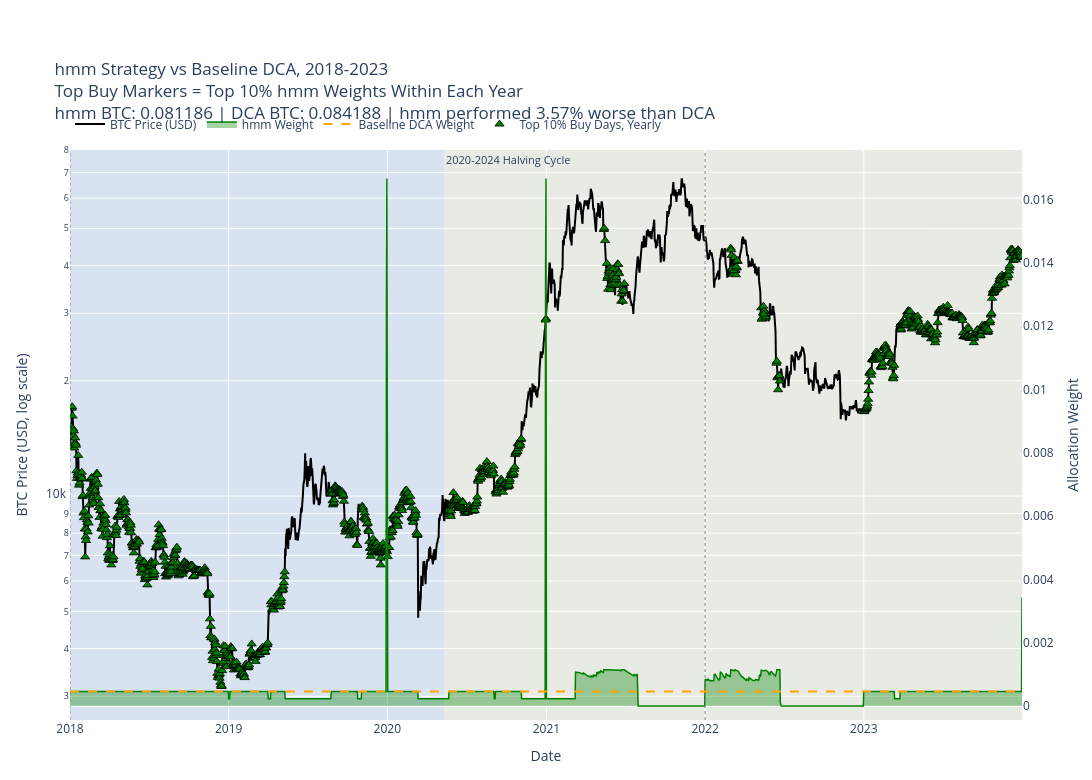

The cell this chart's notebook holds for it:
### Code cell
import plotly.graph_objects as go

fig = go.Figure()

# Add actual halving-period background shading.
for period in halving_periods:
    fig.add_vrect(
        x0=pd.to_datetime(period["start"]),
        x1=pd.to_datetime(period["end"]),
        fillcolor=period["color"],
        opacity=1.0,
        layer="below",
        line_width=0,
        annotation_text=period["label"],
        annotation_position="top left",
        annotation_font_size=11,
    )

# Add vertical dotted lines for calendar cycle starts.
for cycle in calendar_cycles:
    fig.add_vline(
        x=pd.to_datetime(cycle["start"]),
        line_width=1,
        line_dash="dot",
        line_color="gray"
    )

# BTC price line on left y-axis.
fig.add_trace(
    go.Scatter(
        x=plot_df["date"],
        y=plot_df["price_usd"],
        mode="lines",
        name="BTC Price (USD)",
        line=dict(color="black", width=2),
        yaxis="y1",
        customdata=plot_df[
            [
                "year",
                "cycle_label",
                "hmm_weight",
                "baseline_weight",
                "sats_per_dollar_hmm",
                "sats_per_dollar_baseline",
                "sats_accum_hmm",
                "sats_accum_baseline",
            ]
        ],
        hovertemplate=(
            "<b>Date</b>: %{x|%Y-%m-%d}<br>"
            "<b>Year</b>: %{customdata[0]}<br>"
            "<b>Cycle</b>: %{customdata[1]}<br>"
            "<b>BTC Price</b>: $%{y:,.2f}<br>"
            "<b>hmm Weight</b>: %{customdata[2]:.8f}<br>"
            "<b>DCA Weight</b>: %{customdata[3]:.8f}<br>"
            "<b>hmm sats/$</b>: %{customdata[4]:,.2f}<br>"
            "<b>DCA sats/$</b>: %{customdata[5]:,.2f}<br>"
            "<b>hmm sats accumulated</b>: %{customdata[6]:,.2f}<br>"
            "<b>DCA sats accumulated</b>: %{customdata[7]:,.2f}"
            "<extra></extra>"
        )
    )
)

# Momentum allocation weight on right y-axis.
fig.add_trace(
    go.Scatter(
        x=plot_df["date"],
        y=plot_df["hmm_weight"],
        mode="lines",
        name="hmm Weight",
        line=dict(color="green", width=1.5),
        fill="tozeroy",
        fillcolor="rgba(0, 128, 0, 0.35)",
        yaxis="y2",
        customdata=plot_df[
            [
                "year",
                "cycle_label",
                "price_usd",
                "sats_per_dollar_hmm",
                "sats_accum_hmm",
            ]
        ],
        hovertemplate=(
            "<b>Date</b>: %{x|%Y-%m-%d}<br>"
            "<b>Year</b>: %{customdata[0]}<br>"
            "<b>Cycle</b>: %{customdata[1]}<br>"
            "<b>hmm Weight</b>: %{y:.8f}<br>"
            "<b>BTC Price</b>: $%{customdata[2]:,.2f}<br>"
            "<b>hmm sats/$</b>: %{customdata[3]:,.2f}<br>"
            "<b>hmm sats accumulated</b>: %{customdata[4]:,.2f}"
            "<extra></extra>"
        )
    )
)

# Baseline DCA allocation weight on right y-axis.
fig.add_trace(
    go.Scatter(
        x=plot_df["date"],
        y=plot_df["baseline_weight"],
        mode="lines",
        name="Baseline DCA Weight",
        line=dict(color="orange", width=2, dash="dash"),
        yaxis="y2",
        customdata=plot_df[
            [
                "year",
                "cycle_label",
                "price_usd",
                "sats_per_dollar_baseline",
                "sats_accum_baseline",
            ]
        ],
        hovertemplate=(
            "<b>Date</b>: %{x|%Y-%m-%d}<br>"
            "<b>Year</b>: %{customdata[0]}<br>"
            "<b>Cycle</b>: %{customdata[1]}<br>"
            "<b>DCA Weight</b>: %{y:.8f}<br>"
            "<b>BTC Price</b>: $%{customdata[2]:,.2f}<br>"
            "<b>DCA sats/$</b>: %{customdata[3]:,.2f}<br>"
            "<b>DCA sats accumulated</b>: %{customdata[4]:,.2f}"
            "<extra></extra>"
        )
    )
)

# Top 10% buy points calculated yearly.
fig.add_trace(
    go.Scatter(
        x=top_buy_points["date"],
        y=top_buy_points["price_usd"],
        mode="markers",
        name="Top 10% Buy Days, Yearly",
        marker=dict(
            color="green",
            symbol="triangle-up",
            size=8,
            line=dict(color="black", width=0.8)
        ),
        yaxis="y1",
        customdata=top_buy_points[
            [
                "year",
                "cycle_label",
                "hmm_weight",
                "top_buy_threshold_year",
            ]
        ],
        hovertemplate=(
            "<b>Top 10% Buy Date</b>: %{x|%Y-%m-%d}<br>"
            "<b>Year</b>: %{customdata[0]}<br>"
            "<b>Cycle</b>: %{customdata[1]}<br>"
            "<b>BTC Price</b>: $%{y:,.2f}<br>"
            "<b>hmm Weight</b>: %{customdata[2]:.8f}<br>"
            "<b>Yearly Top 10% Threshold</b>: %{customdata[3]:.8f}"
            "<extra></extra>"
        )
    )
)

fig.update_layout(
    title=(
        "hmm Strategy vs Baseline DCA, 2018-2023<br>"
        "Top Buy Markers = Top 10% hmm Weights Within Each Year<br>"
        f"hmm BTC: {total_dynamic_btc:.6f} | "
        f"DCA BTC: {total_baseline_btc:.6f} | "
        f"hmm performed {abs(pct_diff_vs_baseline):.2f}% {performance_label} than DCA"
    ),
    width=1450,
    height=780,
    hovermode="x unified",
    xaxis=dict(
        title="Date",
        range=[
            pd.to_datetime("2018-01-01"),
            pd.to_datetime("2023-12-31")
        ],
    ),
    yaxis=dict(
        title="BTC Price (USD, log scale)",
        type="log",
        side="left",
    ),
    yaxis2=dict(
        title="Allocation Weight",
        overlaying="y",
        side="right",
        showgrid=False,
    ),
    legend=dict(
        orientation="h",
        yanchor="bottom",
        y=1.02,
        xanchor="left",
        x=0,
    ),
    margin=dict(l=70, r=70, t=150, b=60),
)

fig.show()

### Figure 1 — Plotly figure (JSON) as saved in the notebook; plotly's stock layout.template omitted (floating-point values rounded to 4 significant figures; data arrays with more than 128 entries replaced by an {"elided": "..."} marker saying what was removed)
{"data": [{"customdata": {"elided": "2190x8 mixed values"}, "hovertemplate": "<b>Date</b>: %{x|%Y-%m-%d}<br><b>Year</b>: %{customdata[0]}<br><b>Cycle</b>: %{customdata[1]}<br><b>BTC Price</b>: $%{y:,.2f}<br><b>hmm Weight</b>: %{customdata[2]:.8f}<br><b>DCA Weight</b>: %{customdata[3]:.8f}<br><b>hmm sats/$</b>: %{customdata[4]:,.2f}<br><b>DCA sats/$</b>: %{customdata[5]:,.2f}<br><b>hmm sats accumulated</b>: %{customdata[6]:,.2f}<br><b>DCA sats accumulated</b>: %{customdata[7]:,.2f}<extra></extra>", "line": {"color": "black", "width": 2}, "mode": "lines", "name": "BTC Price (USD)", "type": "scatter", "x": {"elided": "2190 str values"}, "y": {"elided": "2190 float values"}, "yaxis": "y"}, {"customdata": {"elided": "2190x5 mixed values"}, "fill": "tozeroy", "fillcolor": "rgba(0, 128, 0, 0.35)", "hovertemplate": "<b>Date</b>: %{x|%Y-%m-%d}<br><b>Year</b>: %{customdata[0]}<br><b>Cycle</b>: %{customdata[1]}<br><b>hmm Weight</b>: %{y:.8f}<br><b>BTC Price</b>: $%{customdata[2]:,.2f}<br><b>hmm sats/$</b>: %{customdata[3]:,.2f}<br><b>hmm sats accumulated</b>: %{customdata[4]:,.2f}<extra></extra>", "line": {"color": "green", "width": 1.5}, "mode": "lines", "name": "hmm Weight", "type": "scatter", "x": {"elided": "2190 str values"}, "y": {"elided": "2190 float values"}, "yaxis": "y2"}, {"customdata": {"elided": "2190x5 mixed values"}, "hovertemplate": "<b>Date</b>: %{x|%Y-%m-%d}<br><b>Year</b>: %{customdata[0]}<br><b>Cycle</b>: %{customdata[1]}<br><b>DCA Weight</b>: %{y:.8f}<br><b>BTC Price</b>: $%{customdata[2]:,.2f}<br><b>DCA sats/$</b>: %{customdata[3]:,.2f}<br><b>DCA sats accumulated</b>: %{customdata[4]:,.2f}<extra></extra>", "line": {"color": "orange", "dash": "dash", "width": 2}, "mode": "lines", "name": "Baseline DCA Weight", "type": "scatter", "x": {"elided": "2190 str values"}, "y": {"elided": "2190 float values"}, "yaxis": "y2"}, {"customdata": {"elided": "1268x4 mixed values"}, "hovertemplate": "<b>Top 10% Buy Date</b>: %{x|%Y-%m-%d}<br><b>Year</b>: %{customdata[0]}<br><b>Cycle</b>: %{customdata[1]}<br><b>BTC Price</b>: $%{y:,.2f}<br><b>hmm Weight</b>: %{customdata[2]:.8f}<br><b>Yearly Top 10% Threshold</b>: %{customdata[3]:.8f}<extra></extra>", "marker": {"color": "green", "line": {"color": "black", "width": 0.8}, "size": 8, "symbol": "triangle-up"}, "mode": "markers", "name": "Top 10% Buy Days, Yearly", "type": "scatter", "x": {"elided": "1268 str values"}, "y": {"elided": "1268 float values"}, "yaxis": "y"}], "layout": {"annotations": [{"font": {"size": 11}, "showarrow": false, "text": "Before Nov 2012 Halving", "x": "2010-08-16T00:00:00", "xanchor": "left", "xref": "x", "y": 1, "yanchor": "top", "yref": "y domain"}, {"font": {"size": 11}, "showarrow": false, "text": "2012-2016 Halving Cycle", "x": "2012-11-28T00:00:00", "xanchor": "left", "xref": "x", "y": 1, "yanchor": "top", "yref": "y domain"}, {"font": {"size": 11}, "showarrow": false, "text": "2016-2020 Halving Cycle", "x": "2016-07-09T00:00:00", "xanchor": "left", "xref": "x", "y": 1, "yanchor": "top", "yref": "y domain"}, {"font": {"size": 11}, "showarrow": false, "text": "2020-2024 Halving Cycle", "x": "2020-05-11T00:00:00", "xanchor": "left", "xref": "x", "y": 1, "yanchor": "top", "yref": "y domain"}], "height": 780, "hovermode": "x unified", "legend": {"orientation": "h", "x": 0, "xanchor": "left", "y": 1.02, "yanchor": "bottom"}, "margin": {"b": 60, "l": 70, "r": 70, "t": 150}, "shapes": [{"fillcolor": "rgba(173, 216, 230, 0.25)", "layer": "below", "line": {"width": 0}, "opacity": 1, "type": "rect", "x0": "2010-08-16T00:00:00", "x1": "2012-11-27T00:00:00", "xref": "x", "y0": 0, "y1": 1, "yref": "y domain"}, {"fillcolor": "rgba(144, 238, 144, 0.25)", "layer": "below", "line": {"width": 0}, "opacity": 1, "type": "rect", "x0": "2012-11-28T00:00:00", "x1": "2016-07-08T00:00:00", "xref": "x", "y0": 0, "y1": 1, "yref": "y domain"}, {"fillcolor": "rgba(176, 196, 222, 0.25)", "layer": "below", "line": {"width": 0}, "opacity": 1, "type": "rect", "x0": "2016-07-09T00:00:00", "x1": "2020-05-10T00:00:00", "xref": "x", "y0": 0, "y1": 1, "yref": "y domain"}, {"fillcolor": "rgba(238, 232, 170, 0.25)", "layer": "below", "line": {"width": 0}, "opacity": 1, "type": "rect", "x0": "2020-05-11T00:00:00", "x1": "2023-12-31T00:00:00", "xref": "x", "y0": 0, "y1": 1, "yref": "y domain"}, {"line": {"color": "gray", "dash": "dot", "width": 1}, "type": "line", "x0": "2010-08-16T00:00:00", "x1": "2010-08-16T00:00:00", "xref": "x", "y0": 0, "y1": 1, "yref": "y domain"}, {"line": {"color": "gray", "dash": "dot", "width": 1}, "type": "line", "x0": "2014-01-01T00:00:00", "x1": "2014-01-01T00:00:00", "xref": "x", "y0": 0, "y1": 1, "yref": "y domain"}, {"line": {"color": "gray", "dash": "dot", "width": 1}, "type": "line", "x0": "2018-01-01T00:00:00", "x1": "2018-01-01T00:00:00", "xref": "x", "y0": 0, "y1": 1, "yref": "y domain"}, {"line": {"color": "gray", "dash": "dot", "width": 1}, "type": "line", "x0": "2022-01-01T00:00:00", "x1": "2022-01-01T00:00:00", "xref": "x", "y0": 0, "y1": 1, "yref": "y domain"}], "title": {"text": "hmm Strategy vs Baseline DCA, 2018-2023<br>Top Buy Markers = Top 10% hmm Weights Within Each Year<br>hmm BTC: 0.081186 | DCA BTC: 0.084188 | hmm performed 3.57% worse than DCA"}, "width": 1450, "xaxis": {"range": ["2018-01-01T00:00:00", "2023-12-31T00:00:00"], "title": {"text": "Date"}}, "yaxis": {"side": "left", "title": {"text": "BTC Price (USD, log scale)"}, "type": "log"}, "yaxis2": {"overlaying": "y", "showgrid": false, "side": "right", "title": {"text": "Allocation Weight"}}}}
